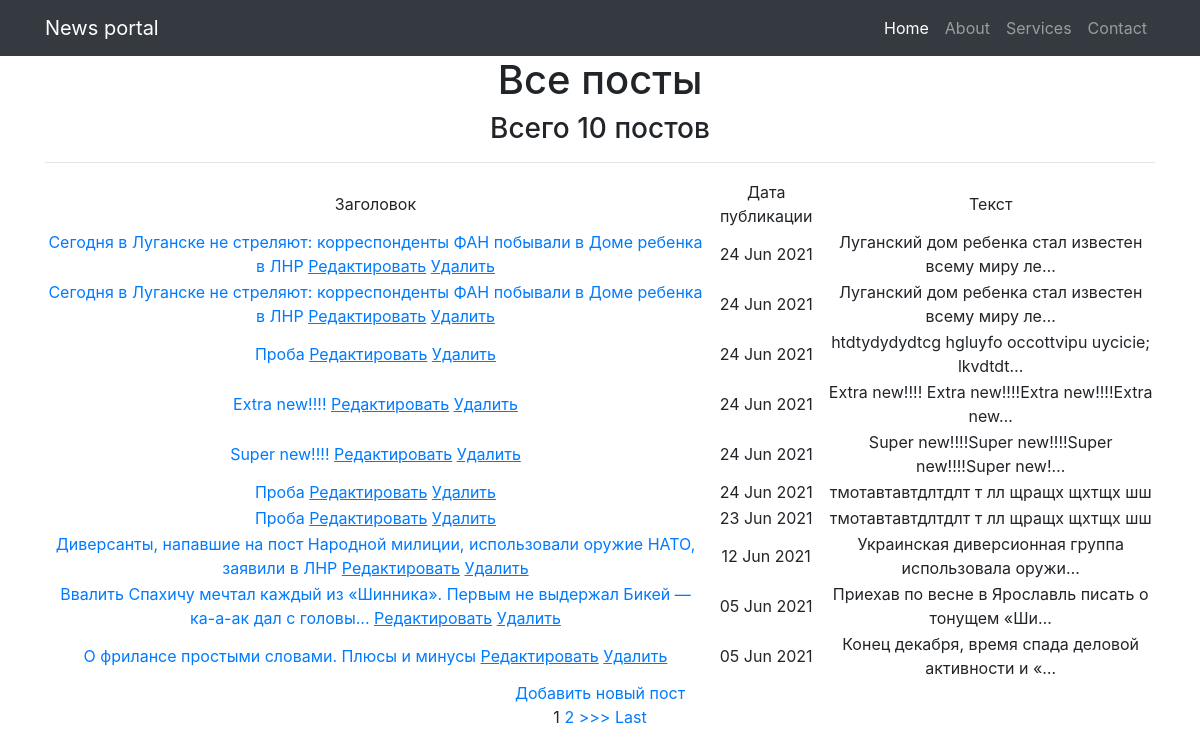
The app's page /, older data.
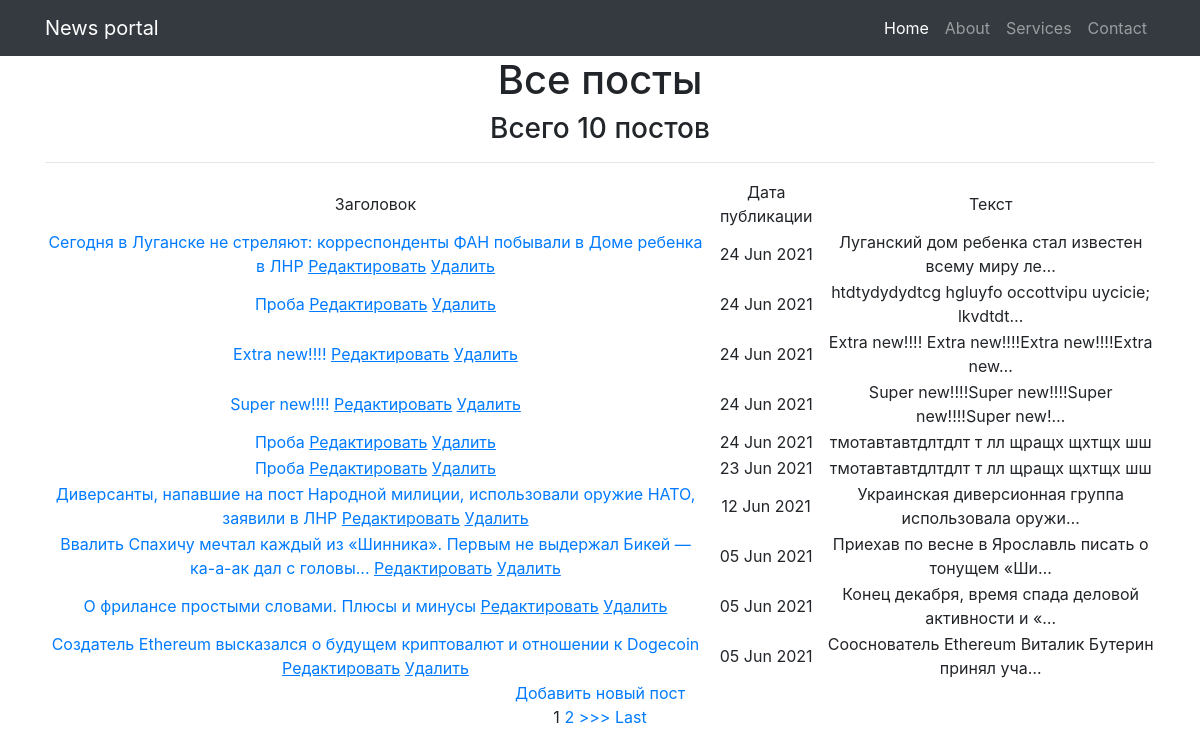
The same page, newer data.
### news/models.py (models this page shows, shortened)
class Post(models.Model):
    author = models.ForeignKey(Author, on_delete=models.CASCADE)
    NEWS = 'NW'
    ARTICLE = 'AR'
    RUBRIC = (
        (NEWS, 'Новость'), (ARTICLE, 'Статья')
    )
    categoryType = models.CharField(max_length=2, choices=RUBRIC, default=ARTICLE)
    time_post = models.DateTimeField(auto_now_add=True)
    postCategory = models.ManyToManyField(Category, through='PostCategory')
    title = models.CharField(max_length=128)
    text = models.TextField()
    rating = models.SmallIntegerField(default=0)
    class Meta:
        verbose_name = 'Публикация'
        verbose_name_plural = 'Публикации'

### news/views.py (the view)
# urls.py: path('', PostsList.as_view()),
class PostsList(ListView):
    model = Post
    template_name = 'posts.html'
    context_object_name = 'posts'
    queryset = Post.objects.order_by('-id')
    paginate_by = 10
    def get_context_data(self, **kwargs):
        context = super().get_context_data(**kwargs)
        context['time_now'] = datetime.utcnow()
        return context

### news/templatetags/custom_filters.py (called while the page is built)
@register.filter(name='censor')  # регистрируем наш фильтр под именем Censor
def censor(text):
    for word in censored_words:
        if word in text:
            text = text.replace(word, '-censored-')
        else:
            continue
    return text

### news/templates/news/posts.html (shortened to what this page needs)
{% extends 'flatpages/default.html' %}
{% load custom_filters %}
{% block content %}
<h1>Все посты</h1>
<h3> Всего {{ posts|length }} постов </h3>
<hr>
{% if posts %}
    <table>
        <tr>
            <td>
                Заголовок
            </td>
            <td>
                Дата публикации
            </td>
            <td>
                Текст
            </td>
        </tr>
    {% for post in posts %}
        <tr>
            <td>
            <a href="{% url 'post_detail' post.id %}">{{ post.title }}</a>
            <a href="{% url 'post_update' post.id %}"><u>Редактировать</u></a>
            <a href="{% url 'post_delete' post.id %}"><u> Удалить </u></a>
        </td>
            <td>
                {{ post.time_post|date:'d M Y' }}
            </td>
            <td>
                {{ post.text|censor|truncatechars:50 }}
            </td>
        </tr>
    {% endfor %}
    </table>
<a href="{% url 'posts_create' %}">Добавить новый пост</a> <br>
{% if is_paginated %}
    {% for num in page_obj.paginator.page_range %}
        {% if page_obj.number == num %}
            <a>{{ num }}</a>
        {% elif num > page_obj.number|add:'-3' and num < page_obj.number|add:'3' %}
            <a href="?page={{ num }}">{{ num }}</a>
        {% endif %}
    {% endfor %}
    {% if page_obj.has_next %}
        <a href="?page={{ page_obj.next_page_number }}">>>></a>
        <a href="?page={{ page_obj.paginator.num_pages }}">Last</a>
    {%endif%}
{% endif %}
{% endif %}
{% endblock content %}

Row changes from the older to the newer data that the page shows:
removed Post: title "Сегодня в Луганске не стреляют: корреспонденты ФАН побывали в Доме ребенка в ЛНР", time_post "24 Jun 2021", text|censor "Луганский дом ребенка стал известен всему миру ле…"
now on this page (row unchanged): Post: title "Создатель Ethereum высказался о будущем криптовалют и отношении к Dogecoin", time_post "05 Jun 2021", text|censor "Сооснователь Ethereum Виталик Бутерин принял уча…"
